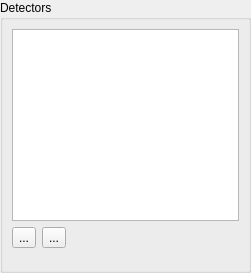
<?xml version="1.0" encoding="UTF-8"?>
<ui version="4.0">
 <author>Mustard Seed Software, LLC</author>
 <class>DetectorEditorForm</class>
 <widget class="QWidget" name="DetectorEditorForm">
  <property name="geometry">
   <rect>
    <x>0</x>
    <y>0</y>
    <width>251</width>
    <height>273</height>
   </rect>
  </property>
  <property name="minimumSize">
   <size>
    <width>10</width>
    <height>10</height>
   </size>
  </property>
  <property name="windowTitle">
   <string>Form</string>
  </property>
  <layout class="QVBoxLayout" name="verticalLayout">
   <property name="margin">
    <number>0</number>
   </property>
   <item>
    <widget class="QGroupBox" name="groupBox">
     <property name="title">
      <string>Detectors</string>
     </property>
     <layout class="QVBoxLayout" name="verticalLayout_6">
      <item>
       <widget class="QTableView" name="samplerTable">
        <property name="sizePolicy">
         <sizepolicy hsizetype="Expanding" vsizetype="Preferred">
          <horstretch>0</horstretch>
          <verstretch>0</verstretch>
         </sizepolicy>
        </property>
        <property name="baseSize">
         <size>
          <width>0</width>
          <height>0</height>
         </size>
        </property>
        <property name="showDropIndicator" stdset="0">
         <bool>false</bool>
        </property>
        <property name="alternatingRowColors">
         <bool>false</bool>
        </property>
        <property name="selectionMode">
         <enum>QAbstractItemView::SingleSelection</enum>
        </property>
        <property name="selectionBehavior">
         <enum>QAbstractItemView::SelectRows</enum>
        </property>
        <property name="wordWrap">
         <bool>false</bool>
        </property>
        <property name="cornerButtonEnabled">
         <bool>false</bool>
        </property>
        <attribute name="horizontalHeaderVisible">
         <bool>false</bool>
        </attribute>
        <attribute name="horizontalHeaderDefaultSectionSize">
         <number>75</number>
        </attribute>
        <attribute name="horizontalHeaderHighlightSections">
         <bool>false</bool>
        </attribute>
        <attribute name="horizontalHeaderStretchLastSection">
         <bool>true</bool>
        </attribute>
        <attribute name="verticalHeaderVisible">
         <bool>false</bool>
        </attribute>
        <attribute name="verticalHeaderCascadingSectionResizes">
         <bool>true</bool>
        </attribute>
        <attribute name="verticalHeaderHighlightSections">
         <bool>false</bool>
        </attribute>
        <attribute name="verticalHeaderVisible">
         <bool>false</bool>
        </attribute>
        <attribute name="horizontalHeaderStretchLastSection">
         <bool>true</bool>
        </attribute>
        <attribute name="horizontalHeaderVisible">
         <bool>false</bool>
        </attribute>
        <attribute name="verticalHeaderCascadingSectionResizes">
         <bool>true</bool>
        </attribute>
        <attribute name="horizontalHeaderHighlightSections">
         <bool>false</bool>
        </attribute>
        <attribute name="verticalHeaderHighlightSections">
         <bool>false</bool>
        </attribute>
        <attribute name="horizontalHeaderDefaultSectionSize">
         <number>75</number>
        </attribute>
       </widget>
      </item>
      <item>
       <widget class="QWidget" name="widget_2" native="true">
        <layout class="QHBoxLayout" name="horizontalLayout_2">
         <property name="spacing">
          <number>-1</number>
         </property>
         <property name="margin">
          <number>0</number>
         </property>
         <item>
          <widget class="QToolButton" name="add">
           <property name="text">
            <string>...</string>
           </property>
           <property name="icon">
            <iconset resource="../../Resources.qrc">
             <normaloff>:/images/images/list-add.png</normaloff>:/images/images/list-add.png</iconset>
           </property>
          </widget>
         </item>
         <item>
          <widget class="QToolButton" name="remove">
           <property name="text">
            <string>...</string>
           </property>
           <property name="icon">
            <iconset resource="../../Resources.qrc">
             <normaloff>:/images/images/list-remove.png</normaloff>:/images/images/list-remove.png</iconset>
           </property>
          </widget>
         </item>
         <item>
          <spacer name="horizontalSpacer_2">
           <property name="orientation">
            <enum>Qt::Horizontal</enum>
           </property>
           <property name="sizeHint" stdset="0">
            <size>
             <width>40</width>
             <height>20</height>
            </size>
           </property>
          </spacer>
         </item>
        </layout>
       </widget>
      </item>
      <item>
       <spacer name="verticalSpacer">
        <property name="orientation">
         <enum>Qt::Vertical</enum>
        </property>
        <property name="sizeHint" stdset="0">
         <size>
          <width>2</width>
          <height>2</height>
         </size>
        </property>
       </spacer>
      </item>
     </layout>
    </widget>
   </item>
  </layout>
 </widget>
 <resources>
  <include location="../../Resources.qrc"/>
 </resources>
 <connections>
  <connection>
   <sender>add</sender>
   <signal>clicked()</signal>
   <receiver>DetectorEditorForm</receiver>
   <slot>addDetector()</slot>
   <hints>
    <hint type="sourcelabel">
     <x>31</x>
     <y>234</y>
    </hint>
    <hint type="destinationlabel">
     <x>222</x>
     <y>-13</y>
    </hint>
   </hints>
  </connection>
  <connection>
   <sender>remove</sender>
   <signal>clicked()</signal>
   <receiver>DetectorEditorForm</receiver>
   <slot>removeDetector()</slot>
   <hints>
    <hint type="sourcelabel">
     <x>60</x>
     <y>236</y>
    </hint>
    <hint type="destinationlabel">
     <x>179</x>
     <y>-6</y>
    </hint>
   </hints>
  </connection>
 </connections>
 <slots>
  <slot>addDetector()</slot>
  <slot>removeDetector()</slot>
 </slots>
</ui>
